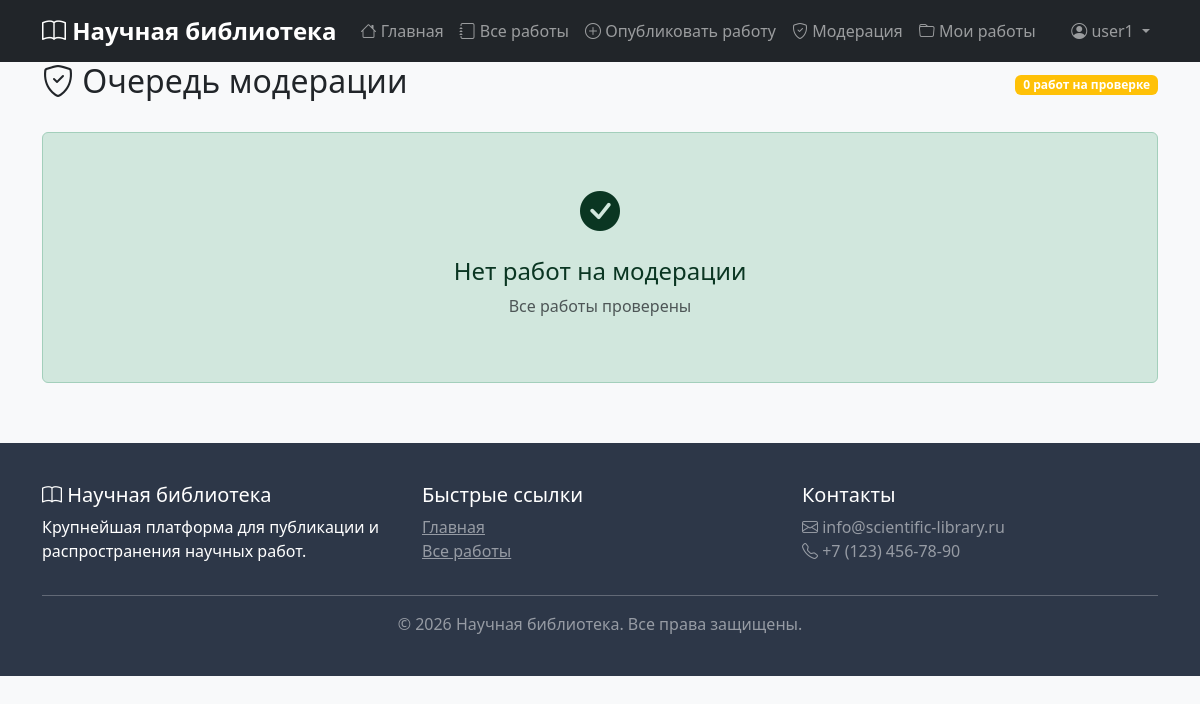
Page /moderation/queue/ (signed in) on the earlier database version.
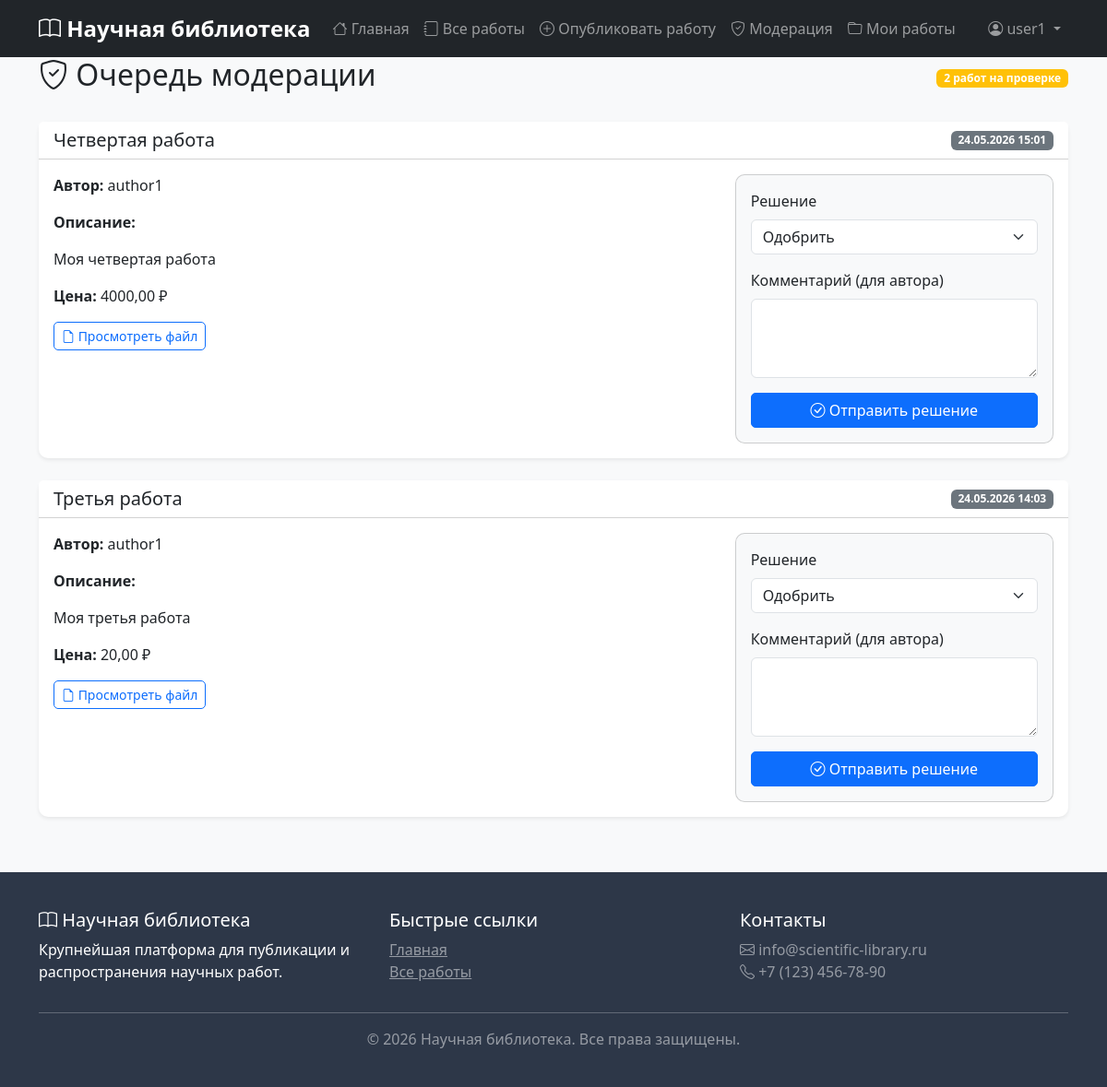
Same page on the later database version.
### works/models.py (models this page shows, shortened)
class Work(models.Model):
    STATUS_CHOICES = [
        ('pending', 'На модерации'),
        ('approved', 'Одобрено'),
        ('rejected', 'Отклонено'),
    ]
    title = models.CharField(max_length=200, verbose_name="Название")
    description = models.TextField(verbose_name="Описание")
    author = models.ForeignKey(
        settings.AUTH_USER_MODEL,
        on_delete=models.CASCADE,
        related_name='works',
        verbose_name="Автор"
    )
    categories = models.ManyToManyField(
        Category,
        related_name='works',
        blank=True,
        verbose_name="Категории"
    )
    file = models.FileField(upload_to='works/%Y/%m/%d/', verbose_name="Файл работы", null=True, blank=True)
    price = models.DecimalField(max_digits=10, decimal_places=2, default=0, verbose_name="Цена")
    moderation_status = models.CharField(max_length=20, choices=STATUS_CHOICES, default='pending')
    moderation_comment = models.TextField(blank=True)
    created_at = models.DateTimeField(auto_now_add=True)
    updated_at = models.DateTimeField(auto_now=True)
    published_at = models.DateTimeField(null=True, blank=True)
    downloads_count = models.PositiveIntegerField(default=0)
    class Meta:
        ordering = ['-created_at']
        verbose_name = "Работа"
        verbose_name_plural = "Работы"

### accounts/models.py (models this page shows, shortened)
class User(AbstractUser):
    ROLE_CHOICES = [
        ('user', 'Пользователь'),
        ('author', 'Автор'),
        ('moderator', 'Модератор'),
        ('admin', 'Администратор'),
    ]
    role = models.CharField(max_length=20, choices=ROLE_CHOICES, default='user')
    email = models.EmailField(unique=True)
    def can_publish(self):
        return self.role in ['author', 'moderator', 'admin']
    def is_moderator(self):
        return self.role in ['moderator', 'admin']

### moderation/views.py (the view)
# urls.py: path('queue/', views.moderation_queue, name='queue'),
@moderator_required
def moderation_queue(request):
    pending_works = Work.objects.filter(moderation_status='pending').order_by('-created_at')
    return render(request, 'moderation/queue.html', {'works': pending_works})

### templates/moderation/queue.html (shortened to what this page needs)
{% extends 'base.html' %}
{% load static %}
{% block content %}
<div class="container">
    <div class="d-flex justify-content-between align-items-center mb-4">
        <h2><i class="bi bi-shield-check"></i> Очередь модерации</h2>
        <span class="badge bg-warning">{{ works.count }} работ на проверке</span>
    </div>
    {% if works %}
        {% for work in works %}
            <div class="card border-0 shadow-sm mb-4">
                <div class="card-header bg-white">
                    <div class="d-flex justify-content-between align-items-center">
                        <h5 class="mb-0">{{ work.title }}</h5>
                        <span class="badge bg-secondary">{{ work.created_at|date:"d.m.Y H:i" }}</span>
                    </div>
                </div>
                <div class="card-body">
                    <div class="row">
                        <div class="col-md-8">
                            <p><strong>Автор:</strong> {{ work.author.username }}</p>
                            <p><strong>Описание:</strong></p>
                            <p class="text-muted">{{ work.description|linebreaks }}</p>
                            {% if work.price == 0 %}
                                <p><span class="badge bg-info">Бесплатная работа</span></p>
                            {% else %}
                                <p><strong>Цена:</strong> {{ work.price }} ₽</p>
                            {% endif %}
                            {% if work.file %}
                                <p>
                                    <a href="{{ work.file.url }}" class="btn btn-sm btn-outline-primary" target="_blank">
                                        <i class="bi bi-file-earmark"></i> Просмотреть файл
                                    </a>
                                </p>
                            {% endif %}
                        </div>
                        <div class="col-md-4">
                            <div class="card bg-light">
                                <div class="card-body">
                                    <form method="post" action="{% url 'moderation:moderate_work' work.id %}">
                                        <div class="mb-3">
                                            <label class="form-label">Решение</label>
                                            <select name="moderation_status" class="form-select">
                                                <option value="approved">Одобрить</option>
                                            </select>
                                        </div>
                                        <div class="mb-3">
                                            <label class="form-label">Комментарий (для автора)</label>
                                            <textarea name="moderation_comment" class="form-control" rows="3"></textarea>
                                        </div>
                                        <button type="submit" class="btn btn-primary w-100">
                                            <i class="bi bi-check-circle"></i> Отправить решение
                                        </button>
                                    </form>
                                </div>
                            </div>
                        </div>
                    </div>
                </div>
            </div>
        {% endfor %}
    {% else %}
        <div class="alert alert-success text-center p-5">
            <i class="bi bi-check-circle-fill fs-1"></i>
            <h4 class="mt-3">Нет работ на модерации</h4>
            <p class="text-muted">Все работы проверены</p>
        </div>
    {% endif %}
</div>
{% endblock %}

Differences in the rows shown:
added Work: title "Четвертая работа", created_at "24.05.2026 15:01", author.username "author1", description "Моя четвертая работа", price "4000,00"
now on this page (row edited): Work: title "Третья работа", created_at "24.05.2026 14:03", author.username "author1", description "Моя третья работа", price "20,00"
Other differences:
{{ works.count }}: "0" → "2"
text no longer shown: "Нет работ на модерации Все работы проверены"
